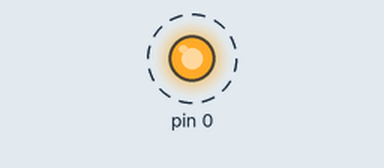
Simulated run of this sketch. Board: Arduino Uno, built with avr-gcc and run on an emulated ATmega328P. Shown: output pins drawn as LEDs (lit = HIGH). Dashed ring = blinking.

Above: at 0.2 s.
Timing chart, 0 to 3.0 s (numbered marks = the images above):
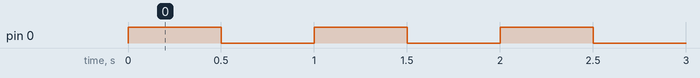

Measured:
- by itself, pin 0: alternates HIGH for 0.50 s and LOW for 0.50 s

The sketch:

blink.ino
```cpp
// https://raw.githubusercontent.com/damellis/attiny/ide-1.6.x-boards-manager/package_damellis_attiny_index.json

void setup() {
  pinMode(0, OUTPUT);
}

void loop() {
  digitalWrite(0, !digitalRead(0));
  delay(500);
}
```
